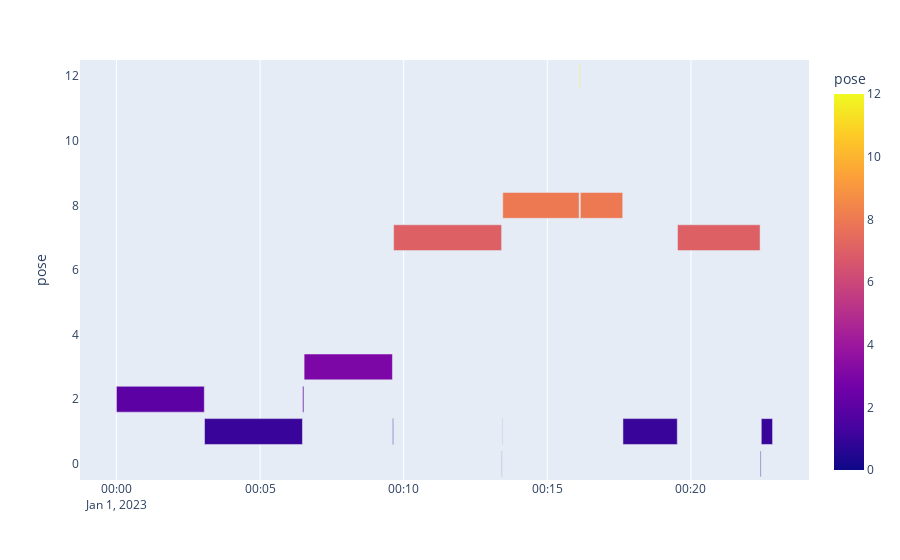

Notebook cell for this chart:
### Code cell
px.timeline(DFS_POSES_DURATIONS['bru_li'],
            x_start='start',
            x_end='end',
            y='pose',
            color='pose')

### Figure 1 — Plotly figure (JSON) as saved in the notebook; plotly's stock layout.template omitted (floating-point values rounded to 4 significant figures)
{"data": [{"alignmentgroup": "True", "base": ["2023-01-01T00:00:00", "2023-01-01T00:03:04", "2023-01-01T00:06:29", "2023-01-01T00:06:32", "2023-01-01T00:09:37", "2023-01-01T00:09:39", "2023-01-01T00:13:25", "2023-01-01T00:13:26", "2023-01-01T00:13:27", "2023-01-01T00:16:07", "2023-01-01T00:16:09", "2023-01-01T00:17:38", "2023-01-01T00:19:32", "2023-01-01T00:22:25", "2023-01-01T00:22:27"], "hovertemplate": "start=%{base}<br>end=%{x}<br>pose=%{marker.color}<extra></extra>", "legendgroup": "", "marker": {"color": [2, 1, 2, 3, 1, 7, 0, 1, 8, 12, 8, 1, 7, 0, 1], "coloraxis": "coloraxis", "pattern": {"shape": ""}}, "name": "", "offsetgroup": "", "orientation": "h", "showlegend": false, "textposition": "auto", "type": "bar", "x": [183500, 204500, 2500, 184500, 1500, 225500, 500, 500, 159500, 1500, 88500, 113500, 172500, 1500, 23500], "xaxis": "x", "y": [2, 1, 2, 3, 1, 7, 0, 1, 8, 12, 8, 1, 7, 0, 1], "yaxis": "y"}], "layout": {"barmode": "overlay", "coloraxis": {"colorbar": {"title": {"text": "pose"}}, "colorscale": [[0, "#0d0887"], [0.1111, "#46039f"], [0.2222, "#7201a8"], [0.3333, "#9c179e"], [0.4444, "#bd3786"], [0.5556, "#d8576b"], [0.6667, "#ed7953"], [0.7778, "#fb9f3a"], [0.8889, "#fdca26"], [1, "#f0f921"]]}, "legend": {"tracegroupgap": 0}, "margin": {"t": 60}, "xaxis": {"anchor": "y", "domain": [0, 1], "type": "date"}, "yaxis": {"anchor": "x", "domain": [0, 1], "title": {"text": "pose"}}}}
